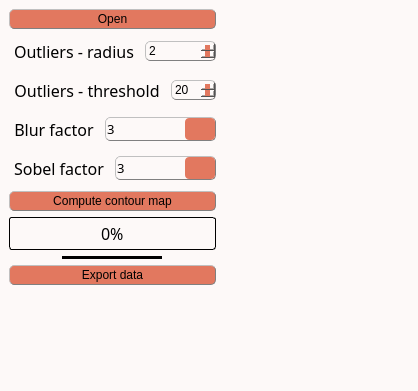
<?xml version="1.0" encoding="UTF-8"?>
<ui version="4.0">
 <class>MainWindow</class>
 <widget class="QMainWindow" name="MainWindow">
  <property name="windowModality">
   <enum>Qt::WindowModal</enum>
  </property>
  <property name="geometry">
   <rect>
    <x>0</x>
    <y>0</y>
    <width>418</width>
    <height>391</height>
   </rect>
  </property>
  <property name="sizePolicy">
   <sizepolicy hsizetype="Preferred" vsizetype="Preferred">
    <horstretch>0</horstretch>
    <verstretch>0</verstretch>
   </sizepolicy>
  </property>
  <property name="contextMenuPolicy">
   <enum>Qt::PreventContextMenu</enum>
  </property>
  <property name="windowTitle">
   <string>Contour map</string>
  </property>
  <property name="windowOpacity">
   <double>1.000000000000000</double>
  </property>
  <property name="autoFillBackground">
   <bool>false</bool>
  </property>
  <property name="styleSheet">
   <string notr="true">/* Couleur du fond, label, combobox, progressbar vide et spin box */
QWidget, QLabel, QComboBox, QProgressBar, QSpinBox {background-color: rgb(253, 249, 248)}

/* Couleur quand inactif */
QPushButton:disabled, QComboBox:disabled, QSpinBox:disabled {background-color: rgba(243, 98, 64,150)}

/* Couleur des boutons et des selecteurs */
QPushButton, QComboBox::drop-down:button, QComboBox::down-arrow, QComboBox::down-arrow:disabled, QSpinBox::drop-down:button, QSpinBox::down-arrow, QSpinBox::down-arrow:disabled, QSpinBox::drop-up:button, QSpinBox::up-arrow, QSpinBox::up-arrow:disabled, QSlider::handle:horizontal {background-color: rgb(226, 120, 95)}

/* Couleur des bordures de même couleur que les boutons */
QComboBox::drop-down:button, QSpinBox::drop-down:button, QSpinBox::drop-up:button {border-color: rgb(193, 167, 181)}

/* Couleur des textes */
QLabel, QPushButton, QPushButton:hover, QCheckBox, QComboBox, Line, QTextEdit, QSpinBox {color: rgb(0, 0, 0)}

/* style des bordures 1 */
QLabel, QPushButton, QPushButton:hover, QCheckBox, QComboBox, QSpinBox  {
	border-style : outset;
	min-width : 5em;
}

/* style des bordures 2 */
QPushButton, QPushButton:hover, QCheckBox, QComboBox, QSpinBox  {
	border-radius: 5px;
	border-width: 1px;
	border-color: gray;
}

/* Font 1 */
QPushButton, QPushButton:hover, QCheckBox, QProgressBar {font: 12pt &quot;Noto Sans Cond&quot;}

/* Font 2 */
QComboBox, QTextEdit, QSpinBox {font: 10pt &quot;Noto Sans Cond&quot;}

/* Padding 1 */
QLabel, QComboBox, QComboBox::down-arrow, QSpinBox, QSpinBox::down-arrow, QSpinBox::up-arrow {padding : 1px;}

/* Padding 2 */
QPushButton, QPushButton:hover, QCheckBox {padding : 2px;}

/* Gestion taille des QCheckBoxes */
QCheckBox::indicator:unchecked, QCheckBox::indicator:unchecked:hover, QCheckBox::indicator:checked, QCheckBox::indicator:checked:hover  {
	width :15px;
	height : 15px;
}

QLabel {
	Border-radius : 5px;
	border-width : 0px;
	border-color : black;
	font : 14pt &quot;Noto Sans Cond&quot;;
}

QPushButton:hover {background-color: rgb(243, 98, 64);}

QCheckBox::indicator:unchecked {image: url(icons/uncheck_icon.png);}

QCheckBox::indicator:unchecked:hover {image: url(icons/uncheck_hover_icon.png);}

QCheckBox::indicator:checked {image: url(icons/Check_icon.png);}

QCheckBox::indicator:checked:hover {image: url(icons/Check_hover_icon.png);}

QComboBox::drop-down:button{
	border-radius: 4px;
	border-width: 1px;
	width: 30px;
}

QComboBox::down-arrow {
	 image : url(icons/Arrow_down.png); 
    width: 12px;
    height: 12px;
}

Line{
	format: plain;
	midLine-Width : 1px;
}

QFrame[height=&quot;3&quot;], QFrame[width=&quot;3&quot;] {background-color: #3A3939;}

QTextEdit{
	background-color: rgb(255, 255, 255);
	border-style: solid;
	border-radius: 5px;
	border-width: 1px;
	border-color: black;
}

QLineEdit {font : 12pt &quot;Noto Sans Cond&quot;;}

/* Gestion taille des QLineEdit */
QLineEdit::indicator:unchecked, QLineEdit::indicator:unchecked:hover, QLineEdit::indicator:checked, QLineEdit::indicator:checked:hover  {
	border-color: black;
}

QHBoxLayout {background-color: rgb(0, 240, 240, 50);}

QProgressBar {
	text-align: center;
	border: 1px solid black;
	border-radius: 3px;
 }

 QProgressBar::chunk {
	background-color: rgb(243, 98, 64);
	width: 15px;
	margin : 0.5px;
 }

QSpinBox::drop-down:button, QSpinBox::drop-up:button {
	border-radius: 2px;
	border-width: 1px;
	width: 36px;
}

QSpinBox::down-arrow {
	image : url(icons/Arrow_down.png);
    width: 24px;
    height: 22px;
}

QSpinBox::up-arrow {
	image : url(icons/Arrow_up.png);
    width: 24px;
    height: 22px;
}

QSlider::groove:horizontal {
    border: 1px solid #999999;
    height: 2px; /* the groove expands to the size of the slider by default. by giving it a height, it has a fixed size */
    background-color: rgb(0, 0, 0);
    margin: 1px 0;
}

QSlider::handle:horizontal {
    border: 1px solid #5c5c5c;
    width: 15px;
    height: 30px;
    margin: -10px 0; /* handle is placed by default on the contents rect of the groove. Expand outside the groove */
    border-radius: 3px;
}</string>
  </property>
  <property name="toolButtonStyle">
   <enum>Qt::ToolButtonIconOnly</enum>
  </property>
  <widget class="QWidget" name="centralwidget">
   <property name="autoFillBackground">
    <bool>false</bool>
   </property>
   <property name="styleSheet">
    <string notr="true"/>
   </property>
   <layout class="QHBoxLayout" name="horizontalLayout_2">
    <item>
     <layout class="QHBoxLayout" name="horizontalLayout_5">
      <item>
       <layout class="QVBoxLayout" name="verticalLayout_2">
        <item>
         <widget class="QPushButton" name="OpenData">
          <property name="sizePolicy">
           <sizepolicy hsizetype="Preferred" vsizetype="Fixed">
            <horstretch>0</horstretch>
            <verstretch>0</verstretch>
           </sizepolicy>
          </property>
          <property name="text">
           <string>Open</string>
          </property>
          <property name="icon">
           <iconset>
            <normaloff>../Traitement_stack/icons/import_icon.png</normaloff>../Traitement_stack/icons/import_icon.png</iconset>
          </property>
         </widget>
        </item>
        <item>
         <layout class="QHBoxLayout" name="horizontalLayout_11">
          <item>
           <widget class="QLabel" name="label_sobel_3">
            <property name="sizePolicy">
             <sizepolicy hsizetype="Fixed" vsizetype="Preferred">
              <horstretch>0</horstretch>
              <verstretch>0</verstretch>
             </sizepolicy>
            </property>
            <property name="font">
             <font>
              <family>Noto Sans Cond</family>
              <pointsize>12</pointsize>
              <weight>50</weight>
              <italic>false</italic>
              <bold>false</bold>
             </font>
            </property>
            <property name="styleSheet">
             <string notr="true">QLabel {
color: rgb(0, 0, 0);
background-color:	rgb(253, 249, 248);
border-style : outset;
Border-radius : 5px;
border-width : 0px;
border-color : black;
min-width : 5em;
padding : 5px;
font : 12pt &quot;Noto Sans Cond&quot;;
}</string>
            </property>
            <property name="text">
             <string>Outliers - radius</string>
            </property>
            <property name="scaledContents">
             <bool>false</bool>
            </property>
            <property name="alignment">
             <set>Qt::AlignCenter</set>
            </property>
           </widget>
          </item>
          <item>
           <widget class="QSpinBox" name="Radius_box">
            <property name="value">
             <number>2</number>
            </property>
           </widget>
          </item>
         </layout>
        </item>
        <item>
         <layout class="QHBoxLayout" name="horizontalLayout_8">
          <item>
           <widget class="QLabel" name="label_blur_2">
            <property name="sizePolicy">
             <sizepolicy hsizetype="Fixed" vsizetype="Preferred">
              <horstretch>0</horstretch>
              <verstretch>0</verstretch>
             </sizepolicy>
            </property>
            <property name="font">
             <font>
              <family>Noto Sans Cond</family>
              <pointsize>12</pointsize>
              <weight>50</weight>
              <italic>false</italic>
              <bold>false</bold>
             </font>
            </property>
            <property name="styleSheet">
             <string notr="true">QLabel {
color: rgb(0, 0, 0);
background-color:	rgb(253, 249, 248);
border-style : outset;
Border-radius : 5px;
border-width : 0px;
border-color : black;
min-width : 5em;
padding : 5px;
font : 12pt &quot;Noto Sans Cond&quot;;
}</string>
            </property>
            <property name="text">
             <string>Outliers - threshold</string>
            </property>
            <property name="scaledContents">
             <bool>false</bool>
            </property>
            <property name="alignment">
             <set>Qt::AlignCenter</set>
            </property>
           </widget>
          </item>
          <item>
           <widget class="QSpinBox" name="Threshold_box">
            <property name="maximum">
             <number>200</number>
            </property>
            <property name="singleStep">
             <number>5</number>
            </property>
            <property name="value">
             <number>20</number>
            </property>
           </widget>
          </item>
         </layout>
        </item>
        <item>
         <layout class="QHBoxLayout" name="horizontalLayout_4">
          <item>
           <widget class="QLabel" name="label_blur">
            <property name="sizePolicy">
             <sizepolicy hsizetype="Fixed" vsizetype="Preferred">
              <horstretch>0</horstretch>
              <verstretch>0</verstretch>
             </sizepolicy>
            </property>
            <property name="font">
             <font>
              <family>Noto Sans Cond</family>
              <pointsize>12</pointsize>
              <weight>50</weight>
              <italic>false</italic>
              <bold>false</bold>
             </font>
            </property>
            <property name="styleSheet">
             <string notr="true">QLabel {
color: rgb(0, 0, 0);
background-color:	rgb(253, 249, 248);
border-style : outset;
Border-radius : 5px;
border-width : 0px;
border-color : black;
min-width : 5em;
padding : 5px;
font : 12pt &quot;Noto Sans Cond&quot;;
}</string>
            </property>
            <property name="text">
             <string>Blur factor</string>
            </property>
            <property name="scaledContents">
             <bool>false</bool>
            </property>
            <property name="alignment">
             <set>Qt::AlignCenter</set>
            </property>
           </widget>
          </item>
          <item>
           <widget class="QComboBox" name="Blur_box">
            <property name="sizePolicy">
             <sizepolicy hsizetype="Minimum" vsizetype="Fixed">
              <horstretch>0</horstretch>
              <verstretch>0</verstretch>
             </sizepolicy>
            </property>
            <property name="font">
             <font>
              <family>Noto Sans Cond</family>
              <pointsize>10</pointsize>
              <weight>50</weight>
              <italic>false</italic>
              <bold>false</bold>
             </font>
            </property>
            <property name="toolTip">
             <string>&lt;html&gt;&lt;head/&gt;&lt;body&gt;&lt;p&gt;&lt;span style=&quot; font-size:11pt;&quot;&gt;Blur factor applied to the treated stack&lt;/span&gt;&lt;/p&gt;&lt;/body&gt;&lt;/html&gt;</string>
            </property>
            <property name="styleSheet">
             <string notr="true"/>
            </property>
            <property name="currentText">
             <string>3</string>
            </property>
            <property name="currentIndex">
             <number>2</number>
            </property>
            <item>
             <property name="text">
              <string>0</string>
             </property>
            </item>
            <item>
             <property name="text">
              <string>1</string>
             </property>
            </item>
            <item>
             <property name="text">
              <string>3</string>
             </property>
            </item>
            <item>
             <property name="text">
              <string>5</string>
             </property>
            </item>
            <item>
             <property name="text">
              <string>7</string>
             </property>
            </item>
            <item>
             <property name="text">
              <string>9</string>
             </property>
            </item>
           </widget>
          </item>
         </layout>
        </item>
        <item>
         <layout class="QHBoxLayout" name="horizontalLayout_7">
          <item>
           <widget class="QLabel" name="label_sobel">
            <property name="sizePolicy">
             <sizepolicy hsizetype="Fixed" vsizetype="Preferred">
              <horstretch>0</horstretch>
              <verstretch>0</verstretch>
             </sizepolicy>
            </property>
            <property name="font">
             <font>
              <family>Noto Sans Cond</family>
              <pointsize>12</pointsize>
              <weight>50</weight>
              <italic>false</italic>
              <bold>false</bold>
             </font>
            </property>
            <property name="styleSheet">
             <string notr="true">QLabel {
color: rgb(0, 0, 0);
background-color:	rgb(253, 249, 248);
border-style : outset;
Border-radius : 5px;
border-width : 0px;
border-color : black;
min-width : 5em;
padding : 5px;
font : 12pt &quot;Noto Sans Cond&quot;;
}</string>
            </property>
            <property name="text">
             <string>Sobel factor</string>
            </property>
            <property name="scaledContents">
             <bool>false</bool>
            </property>
            <property name="alignment">
             <set>Qt::AlignCenter</set>
            </property>
           </widget>
          </item>
          <item>
           <widget class="QComboBox" name="Sobel_box">
            <property name="sizePolicy">
             <sizepolicy hsizetype="Minimum" vsizetype="Fixed">
              <horstretch>0</horstretch>
              <verstretch>0</verstretch>
             </sizepolicy>
            </property>
            <property name="font">
             <font>
              <family>Noto Sans Cond</family>
              <pointsize>10</pointsize>
              <weight>50</weight>
              <italic>false</italic>
              <bold>false</bold>
             </font>
            </property>
            <property name="toolTip">
             <string>&lt;html&gt;&lt;head/&gt;&lt;body&gt;&lt;p&gt;&lt;span style=&quot; font-size:11pt;&quot;&gt;Sobel factor applied to the treated stack&lt;/span&gt;&lt;/p&gt;&lt;/body&gt;&lt;/html&gt;</string>
            </property>
            <property name="styleSheet">
             <string notr="true"/>
            </property>
            <property name="currentText">
             <string>3</string>
            </property>
            <property name="currentIndex">
             <number>2</number>
            </property>
            <property name="iconSize">
             <size>
              <width>13</width>
              <height>13</height>
             </size>
            </property>
            <item>
             <property name="text">
              <string>0</string>
             </property>
            </item>
            <item>
             <property name="text">
              <string>1</string>
             </property>
            </item>
            <item>
             <property name="text">
              <string>3</string>
             </property>
            </item>
            <item>
             <property name="text">
              <string>5</string>
             </property>
            </item>
            <item>
             <property name="text">
              <string>7</string>
             </property>
            </item>
            <item>
             <property name="text">
              <string>9</string>
             </property>
            </item>
           </widget>
          </item>
         </layout>
        </item>
        <item>
         <widget class="QPushButton" name="Compute_bttn">
          <property name="text">
           <string>Compute contour map</string>
          </property>
          <property name="icon">
           <iconset>
            <normaloff>TSG_icons/run_icon.png</normaloff>TSG_icons/run_icon.png</iconset>
          </property>
         </widget>
        </item>
        <item>
         <widget class="QProgressBar" name="progressBar">
          <property name="sizePolicy">
           <sizepolicy hsizetype="Preferred" vsizetype="Fixed">
            <horstretch>0</horstretch>
            <verstretch>0</verstretch>
           </sizepolicy>
          </property>
          <property name="minimumSize">
           <size>
            <width>90</width>
            <height>0</height>
           </size>
          </property>
          <property name="font">
           <font>
            <family>Noto Sans Cond</family>
            <pointsize>12</pointsize>
            <weight>50</weight>
            <italic>false</italic>
            <bold>false</bold>
           </font>
          </property>
          <property name="styleSheet">
           <string notr="true"/>
          </property>
          <property name="value">
           <number>0</number>
          </property>
         </widget>
        </item>
        <item>
         <layout class="QHBoxLayout" name="horizontalLayout_3"/>
        </item>
        <item alignment="Qt::AlignHCenter">
         <widget class="Line" name="line1_2">
          <property name="sizePolicy">
           <sizepolicy hsizetype="Fixed" vsizetype="Fixed">
            <horstretch>0</horstretch>
            <verstretch>0</verstretch>
           </sizepolicy>
          </property>
          <property name="minimumSize">
           <size>
            <width>100</width>
            <height>0</height>
           </size>
          </property>
          <property name="frameShadow">
           <enum>QFrame::Plain</enum>
          </property>
          <property name="lineWidth">
           <number>5</number>
          </property>
          <property name="midLineWidth">
           <number>5</number>
          </property>
          <property name="orientation">
           <enum>Qt::Horizontal</enum>
          </property>
         </widget>
        </item>
        <item>
         <widget class="QPushButton" name="Push_validate">
          <property name="toolTip">
           <string>&lt;html&gt;&lt;head/&gt;&lt;body&gt;&lt;p&gt;&lt;span style=&quot; font-size:11pt;&quot;&gt;Export data to the main GUI&lt;/span&gt;&lt;/p&gt;&lt;/body&gt;&lt;/html&gt;</string>
          </property>
          <property name="text">
           <string>Export data</string>
          </property>
          <property name="icon">
           <iconset>
            <normaloff>../Traitement_stack/icons/Export.png</normaloff>../Traitement_stack/icons/Export.png</iconset>
          </property>
         </widget>
        </item>
        <item>
         <spacer name="verticalSpacer">
          <property name="orientation">
           <enum>Qt::Vertical</enum>
          </property>
          <property name="sizeHint" stdset="0">
           <size>
            <width>20</width>
            <height>40</height>
           </size>
          </property>
         </spacer>
        </item>
       </layout>
      </item>
     </layout>
    </item>
    <item>
     <layout class="QVBoxLayout" name="verticalLayout">
      <item>
       <widget class="ImageView" name="expSeries" native="true">
        <property name="sizePolicy">
         <sizepolicy hsizetype="MinimumExpanding" vsizetype="Preferred">
          <horstretch>0</horstretch>
          <verstretch>0</verstretch>
         </sizepolicy>
        </property>
       </widget>
      </item>
      <item>
       <widget class="ImageView" name="Resmap" native="true">
        <property name="sizePolicy">
         <sizepolicy hsizetype="MinimumExpanding" vsizetype="Preferred">
          <horstretch>0</horstretch>
          <verstretch>0</verstretch>
         </sizepolicy>
        </property>
       </widget>
      </item>
     </layout>
    </item>
   </layout>
  </widget>
  <widget class="QMenuBar" name="menubar">
   <property name="geometry">
    <rect>
     <x>0</x>
     <y>0</y>
     <width>418</width>
     <height>20</height>
    </rect>
   </property>
  </widget>
  <widget class="QStatusBar" name="statusbar"/>
 </widget>
 <customwidgets>
  <customwidget>
   <class>ImageView</class>
   <extends>QWidget</extends>
   <header>pyqtgraph</header>
   <container>1</container>
  </customwidget>
 </customwidgets>
 <resources/>
 <connections/>
</ui>
